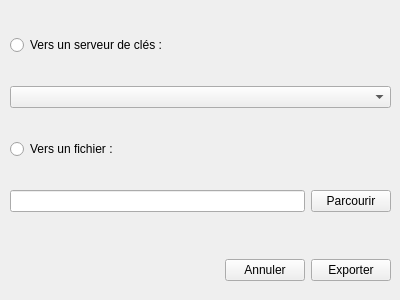
<?xml version="1.0" encoding="UTF-8"?>
<ui version="4.0">
 <class>KeyExport</class>
 <widget class="QWidget" name="KeyExport">
  <property name="geometry">
   <rect>
    <x>0</x>
    <y>0</y>
    <width>400</width>
    <height>300</height>
   </rect>
  </property>
  <property name="windowTitle">
   <string>Export de clés</string>
  </property>
  <widget class="QWidget" name="verticalLayoutWidget">
   <property name="geometry">
    <rect>
     <x>10</x>
     <y>10</y>
     <width>381</width>
     <height>231</height>
    </rect>
   </property>
   <layout class="QVBoxLayout" name="verticalLayout">
    <item>
     <layout class="QHBoxLayout" name="horizontalLayout_4">
      <item>
       <widget class="QRadioButton" name="radioButton">
        <property name="text">
         <string>Vers un serveur de clés :</string>
        </property>
       </widget>
      </item>
     </layout>
    </item>
    <item>
     <layout class="QHBoxLayout" name="horizontalLayout_3">
      <item>
       <widget class="QComboBox" name="comboBox"/>
      </item>
     </layout>
    </item>
    <item>
     <layout class="QHBoxLayout" name="horizontalLayout">
      <item>
       <widget class="QRadioButton" name="radioButton_2">
        <property name="text">
         <string>Vers un fichier :</string>
        </property>
       </widget>
      </item>
     </layout>
    </item>
    <item>
     <layout class="QHBoxLayout" name="horizontalLayout_2">
      <item>
       <widget class="QLineEdit" name="lineEdit"/>
      </item>
      <item>
       <widget class="QPushButton" name="pushButton">
        <property name="text">
         <string>Parcourir</string>
        </property>
       </widget>
      </item>
     </layout>
    </item>
   </layout>
  </widget>
  <widget class="QWidget" name="horizontalLayoutWidget_5">
   <property name="geometry">
    <rect>
     <x>10</x>
     <y>250</y>
     <width>381</width>
     <height>41</height>
    </rect>
   </property>
   <layout class="QHBoxLayout" name="horizontalLayout_5">
    <item>
     <spacer name="horizontalSpacer">
      <property name="orientation">
       <enum>Qt::Horizontal</enum>
      </property>
      <property name="sizeHint" stdset="0">
       <size>
        <width>40</width>
        <height>20</height>
       </size>
      </property>
     </spacer>
    </item>
    <item>
     <widget class="QPushButton" name="pushButton_2">
      <property name="text">
       <string>Annuler</string>
      </property>
     </widget>
    </item>
    <item>
     <widget class="QPushButton" name="pushButton_3">
      <property name="text">
       <string>Exporter</string>
      </property>
     </widget>
    </item>
   </layout>
  </widget>
 </widget>
 <resources/>
 <connections/>
</ui>
